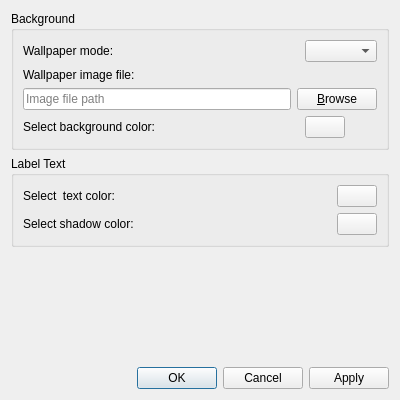
<?xml version="1.0" encoding="UTF-8"?>
<ui version="4.0">
 <class>DesktopPreferencesDialog</class>
 <widget class="QDialog" name="DesktopPreferencesDialog">
  <property name="geometry">
   <rect>
    <x>0</x>
    <y>0</y>
    <width>400</width>
    <height>400</height>
   </rect>
  </property>
  <property name="windowTitle">
   <string>Desktop Preferences</string>
  </property>
  <layout class="QVBoxLayout" name="verticalLayout">
   <item>
    <widget class="QGroupBox" name="groupBox_2">
     <property name="title">
      <string>Background</string>
     </property>
     <layout class="QGridLayout" name="gridLayout">
      <item row="2" column="1" colspan="2">
       <widget class="QComboBox" name="wallpaperMode">
        <property name="sizePolicy">
         <sizepolicy hsizetype="MinimumExpanding" vsizetype="Fixed">
          <horstretch>0</horstretch>
          <verstretch>0</verstretch>
         </sizepolicy>
        </property>
       </widget>
      </item>
      <item row="2" column="0">
       <widget class="QLabel" name="label">
        <property name="sizePolicy">
         <sizepolicy hsizetype="Fixed" vsizetype="Preferred">
          <horstretch>0</horstretch>
          <verstretch>0</verstretch>
         </sizepolicy>
        </property>
        <property name="text">
         <string>Wallpaper mode:</string>
        </property>
       </widget>
      </item>
      <item row="3" column="0">
       <widget class="QLabel" name="label_6">
        <property name="sizePolicy">
         <sizepolicy hsizetype="Expanding" vsizetype="Preferred">
          <horstretch>0</horstretch>
          <verstretch>0</verstretch>
         </sizepolicy>
        </property>
        <property name="text">
         <string>Wallpaper image file:</string>
        </property>
       </widget>
      </item>
      <item row="5" column="1">
       <widget class="Fm::ColorButton" name="backgroundColor">
        <property name="sizePolicy">
         <sizepolicy hsizetype="Fixed" vsizetype="Fixed">
          <horstretch>0</horstretch>
          <verstretch>0</verstretch>
         </sizepolicy>
        </property>
        <property name="text">
         <string/>
        </property>
       </widget>
      </item>
      <item row="5" column="0">
       <widget class="QLabel" name="label_5">
        <property name="text">
         <string>Select background color:</string>
        </property>
       </widget>
      </item>
      <item row="4" column="0" colspan="3">
       <layout class="QHBoxLayout" name="horizontalLayout">
        <item>
         <widget class="QLineEdit" name="imageFile">
          <property name="toolTip">
           <string>Image file</string>
          </property>
          <property name="statusTip">
           <string/>
          </property>
          <property name="placeholderText">
           <string>Image file path</string>
          </property>
         </widget>
        </item>
        <item>
         <widget class="QPushButton" name="browse">
          <property name="text">
           <string>&amp;Browse</string>
          </property>
         </widget>
        </item>
       </layout>
      </item>
     </layout>
    </widget>
   </item>
   <item>
    <widget class="QGroupBox" name="groupBox">
     <property name="title">
      <string>Label Text</string>
     </property>
     <layout class="QGridLayout" name="gridLayout_2">
      <item row="2" column="0">
       <widget class="QLabel" name="label_4">
        <property name="sizePolicy">
         <sizepolicy hsizetype="Preferred" vsizetype="Fixed">
          <horstretch>0</horstretch>
          <verstretch>0</verstretch>
         </sizepolicy>
        </property>
        <property name="text">
         <string>Select shadow color:</string>
        </property>
       </widget>
      </item>
      <item row="0" column="0">
       <widget class="QLabel" name="label_3">
        <property name="sizePolicy">
         <sizepolicy hsizetype="Preferred" vsizetype="Fixed">
          <horstretch>0</horstretch>
          <verstretch>0</verstretch>
         </sizepolicy>
        </property>
        <property name="text">
         <string>Select  text color:</string>
        </property>
       </widget>
      </item>
      <item row="2" column="1">
       <widget class="Fm::ColorButton" name="shadowColor">
        <property name="sizePolicy">
         <sizepolicy hsizetype="Fixed" vsizetype="Fixed">
          <horstretch>0</horstretch>
          <verstretch>0</verstretch>
         </sizepolicy>
        </property>
        <property name="text">
         <string/>
        </property>
       </widget>
      </item>
      <item row="0" column="1">
       <widget class="Fm::ColorButton" name="textColor">
        <property name="sizePolicy">
         <sizepolicy hsizetype="Fixed" vsizetype="Fixed">
          <horstretch>0</horstretch>
          <verstretch>0</verstretch>
         </sizepolicy>
        </property>
        <property name="text">
         <string/>
        </property>
       </widget>
      </item>
     </layout>
    </widget>
   </item>
   <item>
    <spacer name="verticalSpacer_2">
     <property name="orientation">
      <enum>Qt::Vertical</enum>
     </property>
     <property name="sizeHint" stdset="0">
      <size>
       <width>20</width>
       <height>10</height>
      </size>
     </property>
    </spacer>
   </item>
   <item>
    <widget class="QDialogButtonBox" name="buttonBox">
     <property name="orientation">
      <enum>Qt::Horizontal</enum>
     </property>
     <property name="standardButtons">
      <set>QDialogButtonBox::Apply|QDialogButtonBox::Cancel|QDialogButtonBox::Ok</set>
     </property>
    </widget>
   </item>
  </layout>
 </widget>
 <customwidgets>
  <customwidget>
   <class>Fm::ColorButton</class>
   <extends>QPushButton</extends>
   <header>colorbutton.h</header>
  </customwidget>
 </customwidgets>
 <resources/>
 <connections>
  <connection>
   <sender>buttonBox</sender>
   <signal>accepted()</signal>
   <receiver>DesktopPreferencesDialog</receiver>
   <slot>accept()</slot>
   <hints>
    <hint type="sourcelabel">
     <x>248</x>
     <y>254</y>
    </hint>
    <hint type="destinationlabel">
     <x>157</x>
     <y>274</y>
    </hint>
   </hints>
  </connection>
  <connection>
   <sender>buttonBox</sender>
   <signal>rejected()</signal>
   <receiver>DesktopPreferencesDialog</receiver>
   <slot>reject()</slot>
   <hints>
    <hint type="sourcelabel">
     <x>316</x>
     <y>260</y>
    </hint>
    <hint type="destinationlabel">
     <x>286</x>
     <y>274</y>
    </hint>
   </hints>
  </connection>
 </connections>
</ui>
